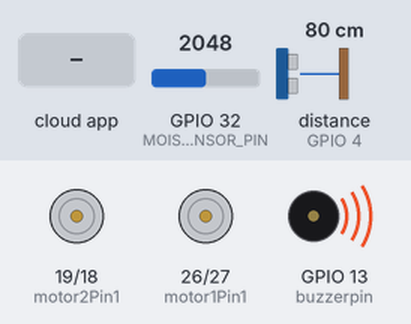
Simulated run of this sketch. Board: ESP32. On the bench: motor-driver pin pairs drawn as motors (green arrow = first pin HIGH = forward, orange = second pin HIGH = backward, longer = more drive), buzzer (waves = sounding, pin HIGH). Wiring (inferred from the names in the program): ultrasonic range finder: trigger GPIO 15; echo GPIO 4. The test bench sets the inputs (shaded band); at power-on: distance to the obstacle (sensor on GPIO 4) 80 cm, GPIO 32 (MOISTURE_SENSOR_PIN) = 2048. The echo pulse lasts 58.3 µs per cm; WiFi joins after 1.5 s; servers stay silent unless stated; the Firebase database answers and starts empty; pins used as bus, display or sensor lines are not drawn; what the sketch prints to the serial monitor is not drawn.

Above: at 3.3 s.
3.4 s: the phone or cloud app sets STATUS to 1
At 4.6 s:
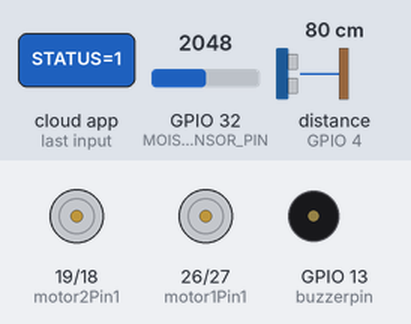
At 5.8 s:
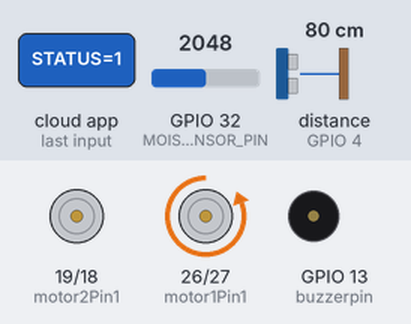
11.3 s: the phone or cloud app sets STATUS to 2
19.2 s: the phone or cloud app sets STATUS to 4
At 21.3 s:
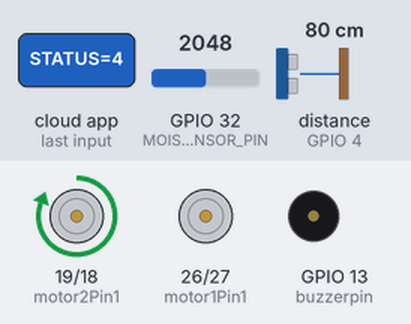
25.8 s: the phone or cloud app sets STATUS to 3
32.7 s: distance to the obstacle (sensor on GPIO 4) set to 2 cm
40.6 s: GPIO 32 (MOISTURE_SENSOR_PIN) set to 2926
44.1 s: GPIO 32 (MOISTURE_SENSOR_PIN) set to 3056
At 47.4 s:
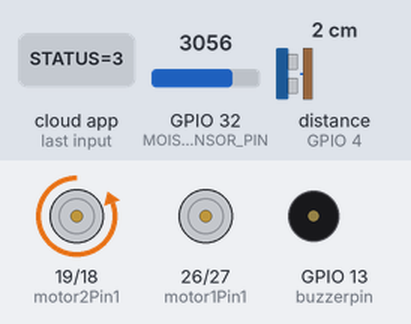
Timing chart, 0 to 53.0 s (numbered marks = the images above; inputs shaded):
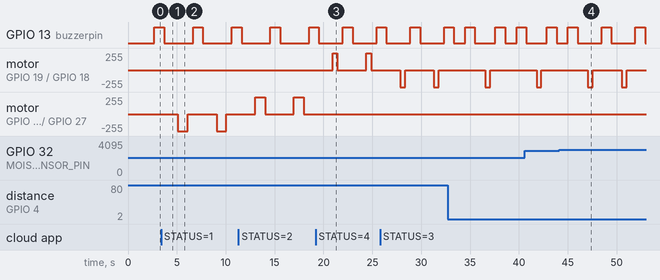

Measured:
- the behaviour switches between 3000 and 3001 on GPIO 32 (MOISTURE_SENSOR_PIN) (found by bisection; images 3 and 4)
- after the input at 3.4 s, GPIO 13 (buzzerpin): LOW → HIGH after 3.3 s, → LOW 1.0 s later, → HIGH 3.0 s later; motor on GPIO 26 (motor1Pin1) / GPIO 27 (motor1Pin2): alternates backward 255/255 for 1.0 s and stopped for 3.0 s, starting after 1.7 s
- after the input at 19.2 s, motor on GPIO 19 (motor2Pin1) / GPIO 18 (motor2Pin2): alternates forward 255/255 for 0.50 s and stopped for 3.0 s, starting after 1.7 s; motor on GPIO 26 (motor1Pin1) / GPIO 27 (motor1Pin2): stays stopped (without the input it goes to forward 255/255 after 1.7 s)
- after the input at 44.1 s, motor on GPIO 19 (motor2Pin1) / GPIO 18 (motor2Pin2): stopped → backward 255/255 after 6.4 s, → stopped 0.50 s later

The sketch:

BOREWELL_RESCUE_ROBOT_CODE.ino
```cpp
#include <IOXhop_FirebaseESP32.h>


#define TRIG_PIN 15
#define ECHO_PIN 4
#define MOISTURE_SENSOR_PIN 32
const int motor1Pin1 = 26;
const int motor1Pin2 = 27;
const int motor2Pin1 = 19;
const int motor2Pin2 = 18;
const int buzzerpin = 13;


float sensorValue;

#define FIREBASE_HOST "borewell-rescue-robot-default-rtdb.firebaseio.com"
#define FIREBASE_AUTH "sVTZQ0XzPWIQX2OXbQPlO2cP9e0fjDJPJrXKkFxC"
#define WIFI_SSID "Realme6"
#define WIFI_PASSWORD "123456789"

void setup() {
  // put your setup code here, to run once:
  Serial.begin(115200);
  Serial.print("WELCOME");
  delay(200);
  pinMode(motor1Pin1, OUTPUT);
  pinMode(buzzerpin, OUTPUT);
  pinMode(motor1Pin2, OUTPUT);
  pinMode(motor2Pin1, OUTPUT);
  pinMode(motor2Pin2, OUTPUT);
  pinMode(TRIG_PIN, OUTPUT);
  pinMode(ECHO_PIN, INPUT);

  WiFi.begin(WIFI_SSID, WIFI_PASSWORD);
  Serial.print("connecting");
  while (WiFi.status() != WL_CONNECTED) {
    Serial.print(".");
    delay(500);
  }
  Serial.println();
  Serial.print("connected: ");
  Serial.println(WiFi.localIP());
  delay(200);
  Firebase.begin(FIREBASE_HOST, FIREBASE_AUTH);
  delay(200);
}


void readmoisture() {
  int moistureLevel = analogRead(MOISTURE_SENSOR_PIN); // Read the moisture level
  Serial.print("Moisture Level: ");
  Serial.println(moistureLevel);
  Firebase.setFloat("WaterLevel", moistureLevel);
  delay(200);
  if (moistureLevel > 3000)
  {
    Serial.println("No Water detected ");
  }
  else
  {
    buzzeron();
    Serial.println("Water detected");
    Firebase.setFloat("waterflag", 1);
    delay(200);
    Firebase.setFloat("waterflag", 0);
    delay(200);
  }


}

void readUltrasonic()
{
  long duration, distance;

  // Clear the trigger pin
  digitalWrite(TRIG_PIN, LOW);
  delayMicroseconds(2);

  // Set the trigger pin high for 10 microseconds
  digitalWrite(TRIG_PIN, HIGH);
  delayMicroseconds(10);
  digitalWrite(TRIG_PIN, LOW);

  // Read the echo pin, calculate distance
  duration = pulseIn(ECHO_PIN, HIGH);
  distance = duration * 0.034 / 2; // Speed of sound is 0.034 cm/us

  Serial.print("Object Distance: ");
  Serial.print(distance);
  Serial.println(" cm");
  Firebase.setFloat("Distance", distance);
  delay(200);
  // If an object is within 100 cm, activate the buzzer
  if (distance <= 20)
  {
    Serial.print("Something Found");
    buzzeron();
    Firebase.setFloat("objectflag", 1);
    delay(200);
    Firebase.setFloat("objectflag", 0);
    delay(200);
  }

}

void up()
{
  digitalWrite(motor1Pin1, LOW);
  digitalWrite(motor1Pin2, HIGH);
  delay(1000);
  digitalWrite(motor1Pin1, LOW);
  digitalWrite(motor1Pin2, LOW);
  delay(200);
}

void down()
{
  digitalWrite(motor1Pin1, HIGH);
  digitalWrite(motor1Pin2, LOW);
  delay(1000);
  digitalWrite(motor1Pin1, LOW);
  digitalWrite(motor1Pin2, LOW);
  delay(200);
}

void jawopen()
{
  digitalWrite(motor2Pin1, HIGH);
  digitalWrite(motor2Pin2, LOW);
  delay(500);
  digitalWrite(motor2Pin1, LOW);
  digitalWrite(motor2Pin2, LOW);
  delay(200);
}

void jawclose()
{
  digitalWrite(motor2Pin1, LOW);
  digitalWrite(motor2Pin2, HIGH);
  delay(500);
  digitalWrite(motor2Pin1, LOW);
  digitalWrite(motor2Pin2, LOW);
  delay(200);
}

void buzzeron()
{
  digitalWrite(buzzerpin, HIGH);
  delay(1000);
  digitalWrite(buzzerpin, LOW);
  delay(100);
}

void readfirebase()
{
  String status1 = Firebase.getString("STATUS");
  Serial.println(status1);
  delay(100);
  if (status1 == "1")
  {
    Serial.println("UP");
    up();

  }
  else if (status1 == "2")
  {
    Serial.println("DOWN");
    down();
  }
  else if (status1 == "4") {
    Serial.println("Jaw OPEN");
    jawopen();
  } else if (status1 == "3")
  {
    Serial.println("Jaw Close");
    jawclose();
  }
  else if (status1 == "5")
  {
    Serial.println("CLEARED");

  }
}
void loop()
{
  readfirebase();
  readmoisture();
  readUltrasonic();
}
```
